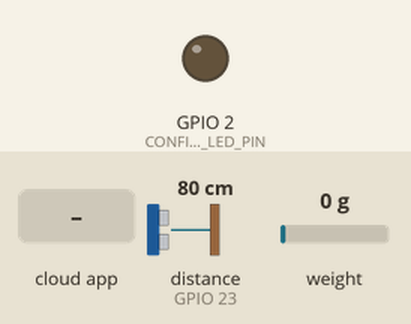
Bench run of a sketch on a simulated ESP32. On the bench: output pins drawn as LEDs (lit = HIGH). Wiring (inferred from the names in the program): ultrasonic range finder: trigger GPIO 22; echo GPIO 23. The test bench sets the inputs (shaded band); at power-on: distance to the obstacle (sensor on GPIO 23) 80 cm, weight on the scale 0 g. The echo pulse lasts 58.3 µs per cm; WiFi joins after 1.5 s; servers stay silent unless stated; the local clock reads 2024-03-15 10:24:30 at power-on unless the sketch sets it; EEPROM starts erased; the Firebase database answers and starts empty; pins used as bus, display or sensor lines are not drawn; what the sketch prints to the serial monitor is not drawn.

Above: at 3.8 s.
3.9 s: the phone or cloud app sets led to ON
At 4.3 s:
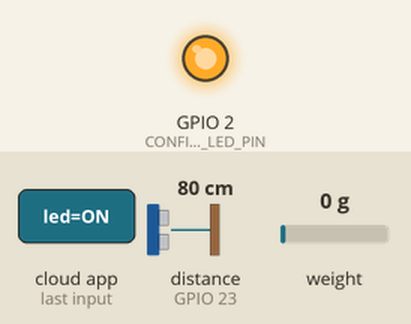
7.2 s: the phone or cloud app sets led to SET
At 8.6 s:
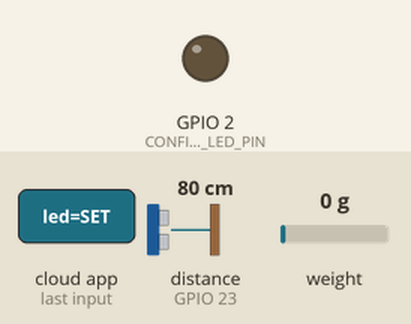
Timing chart, 0 to 10.2 s (numbered marks = the images above; inputs shaded):
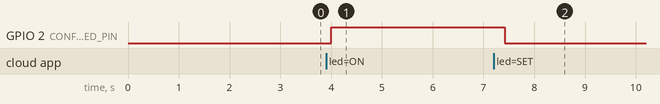

Measured:
- after the input at 3.9 s, GPIO 2 (CONFIRM_LED_PIN): LOW → HIGH after 0.11 s
- after the input at 7.2 s, GPIO 2 (CONFIRM_LED_PIN): HIGH → LOW after 0.22 s

The sketch:

Device.ino
```cpp
#include <WiFi.h>
#include <Firebase_ESP_Client.h>
#include "HX711.h"
#include <time.h>
#include <Preferences.h>

// ================= WiFi =================
#define WIFI_SSID     "SEEKUBALIK"
#define WIFI_PASSWORD "123456878"

// ================= Firebase =================
#define FIREBASE_HOST "https://smart-waste2568-default-rtdb.asia-southeast1.firebasedatabase.app"
#define FIREBASE_API_KEY "AIzaSyCyTSsRmX642krpJYOI-TfFpIhnxJBbzxk"
#define FIREBASE_RTDB_SECRET "Irran8J7yjOyDsoyi7btfcKr9Cz6KnSax0FLwoKe"

const String DEVICES_STATUS_BASE_PATH = "/esp32_devices";

// ================= Pins =================
#define CONFIRM_LED_PIN 2

// Ultrasonic Config
#define ULTRASONIC_TRIG_PIN 22
#define ULTRASONIC_ECHO_PIN 23

// ✅ ตั้งค่าระยะตามโจทย์ใหม่
#define BIN_DEPTH_CM 55    // ความลึกถึงก้นถัง (ค่า 0%)
#define TOP_OFFSET_CM 5    // ระยะเว้นว่างด้านบน (ค่า 100% เริ่มที่นี่)
// ความสูงที่ใช้คำนวณจริง = 55 - 5 = 50 cm

// HX711 Config
#define HX711_DT 25
#define HX711_SCK 26
float calibration_factor = 1044.5;

// ================= Globals =================
FirebaseData fbdo;
FirebaseAuth auth;
FirebaseConfig config;
HX711 scale;
Preferences preferences;

String macAddress;
bool firebaseReady = false;
bool isBound = false;

unsigned long lastHeartbeat = 0;
const unsigned long HEARTBEAT_INTERVAL = 5000;

// ================= Time =================
unsigned long long epochMs() {
  time_t now = time(nullptr);
  if (now < 100000) return millis();
  return (unsigned long long)now * 1000ULL;
}

// ================= LED =================
void applyLed(bool on) {
  digitalWrite(CONFIRM_LED_PIN, on ? HIGH : LOW);
}

void checkLedCommand() {
  if (isBound) {
    applyLed(true);
    return;
  }
  String path = DEVICES_STATUS_BASE_PATH + "/" + macAddress + "/command/led";
  if (Firebase.RTDB.getString(&fbdo, path)) {
    applyLed(fbdo.stringData() == "ON");
  }
}

// ================= Ultrasonic Logic (สูตรใหม่) =================
int readUltrasonicLevel() {
  float totalCm = 0;
  int validReadings = 0;

  // อ่าน 3 ครั้งหาค่าเฉลี่ย
  for (int i = 0; i < 3; i++) {
    digitalWrite(ULTRASONIC_TRIG_PIN, LOW);
    delayMicroseconds(2);
    digitalWrite(ULTRASONIC_TRIG_PIN, HIGH);
    delayMicroseconds(10);
    digitalWrite(ULTRASONIC_TRIG_PIN, LOW);

    long duration = pulseIn(ULTRASONIC_ECHO_PIN, HIGH, 40000); // เพิ่ม timeout นิดหน่อยเผื่อถังลึก

    if (duration > 0) {
      float distance = duration * 0.0343 / 2;
      totalCm += distance;
      validReadings++;
    }
    delay(15);
  }

  float avgDistance = 0;
  if (validReadings > 0) {
    avgDistance = totalCm / validReadings;
  } else {
    // อ่านค่าไม่ได้ ตีว่าถังว่าง (ระยะไกลสุด)
    avgDistance = BIN_DEPTH_CM;
  }

  Serial.print("Distance: ");
  Serial.print(avgDistance);
  Serial.println(" cm");

  // --- เข้าสู่ตรรกะคำนวณ % ---

  // 1. ถ้าขยะสูงเกินระยะ 5cm (ใกล้เซนเซอร์มาก) -> ให้เป็น 100%
  if (avgDistance <= TOP_OFFSET_CM) {
    return 100;
  }

  // 2. ถ้าระยะห่างมากกว่าก้นถัง (55cm) -> ให้เป็น 0%
  if (avgDistance >= BIN_DEPTH_CM) {
    return 0;
  }

  // 3. คำนวณช่วงตรงกลาง (ระยะ 5cm ถึง 55cm)
  // ความสูงช่วงใช้งานจริง = 55 - 5 = 50 cm
  float effectiveHeight = BIN_DEPTH_CM - TOP_OFFSET_CM; // = 50

  // ความสูงขยะที่นับได้ = ก้นถัง - ระยะวัดได้
  float trashHeight = BIN_DEPTH_CM - avgDistance;

  // แปลงเป็นเปอร์เซ็นต์
  int percent = (int)((trashHeight / effectiveHeight) * 100);

  return constrain(percent, 0, 100);
}

// ================= Weight Logic =================
float readWeightGram() {
  if (!scale.is_ready()) return 0.0;
  float weight = scale.get_units(5);
  if (abs(weight) < 1.0) weight = 0.0;
  if (weight < 0) weight = 0.0;
  return weight;
}

void forceTare() {
  Serial.println("Force Tare...");
  scale.tare();
  long newOffset = scale.get_offset();
  preferences.begin("scale", false);
  preferences.putLong("offset", newOffset);
  preferences.end();
}

void checkTareCommand() {
  String path = DEVICES_STATUS_BASE_PATH + "/" + macAddress + "/command/tare";
  if (Firebase.RTDB.getString(&fbdo, path)) {
    if (fbdo.stringData() == "SET") {
      forceTare();
      Firebase.RTDB.setString(&fbdo, path, "OFF");
    }
  }
}

// ================= Setup =================
void setup() {
  Serial.begin(115200);

  pinMode(CONFIRM_LED_PIN, OUTPUT);
  pinMode(ULTRASONIC_TRIG_PIN, OUTPUT);
  pinMode(ULTRASONIC_ECHO_PIN, INPUT);
  applyLed(false);

  // HX711
  scale.begin(HX711_DT, HX711_SCK);
  scale.set_scale(-calibration_factor);

  preferences.begin("scale", false);
  long savedOffset = preferences.getLong("offset", 0);
  preferences.end();

  if (savedOffset == 0) {
    scale.tare();
    preferences.begin("scale", false);
    preferences.putLong("offset", scale.get_offset());
    preferences.end();
  } else {
    scale.set_offset(savedOffset);
  }

  // WiFi
  WiFi.begin(WIFI_SSID, WIFI_PASSWORD);
  while (WiFi.status() != WL_CONNECTED) {
    delay(300);
    Serial.print(".");
  }
  Serial.println("\nWiFi connected");

  configTime(7 * 3600, 0, "129.6.15.28", "203.107.6.88");

  macAddress = WiFi.macAddress();
  macAddress.replace(":", "");
  macAddress.toUpperCase();

  // Firebase
  config.database_url = FIREBASE_HOST;
  config.api_key = FIREBASE_API_KEY;
  config.signer.tokens.legacy_token = FIREBASE_RTDB_SECRET;

  Firebase.begin(&config, &auth);
  Firebase.reconnectWiFi(true);
  firebaseReady = true;

  String boundPath = DEVICES_STATUS_BASE_PATH + "/" + macAddress + "/bound";
  if (Firebase.RTDB.getBool(&fbdo, boundPath)) {
    isBound = fbdo.boolData();
  }
  applyLed(isBound);
}

// ================= Loop =================
void loop() {
  if (!firebaseReady) return;

  checkLedCommand();
  checkTareCommand();

  if (millis() - lastHeartbeat >= HEARTBEAT_INTERVAL) {
    lastHeartbeat = millis();

    float weight = readWeightGram();
    int level = readUltrasonicLevel();

    FirebaseJson json;
    json.set("mac", macAddress);
    json.set("status", "Connected");
    json.set("fillLevel", level);
    json.set("weightGram", weight);
    json.set("calibrationFactor", calibration_factor);
    json.set("lastUpdate", (double)epochMs());

    Firebase.RTDB.updateNode(
      &fbdo,
      DEVICES_STATUS_BASE_PATH + "/" + macAddress,
      &json
    );

    Serial.print("Level: "); Serial.print(level);
    Serial.print("% | Weight: "); Serial.print(weight); Serial.println(" g");
  }
}
```
